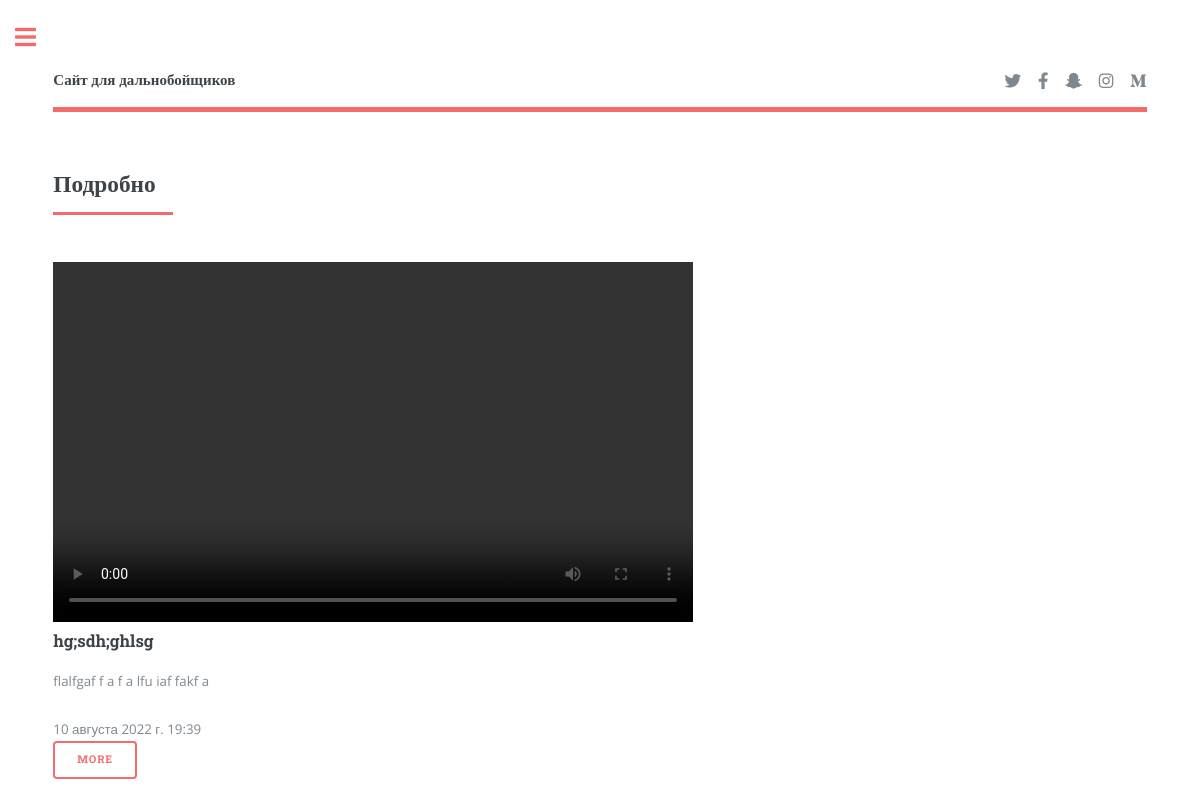
The app's page /5/ with its own data.
### dalnoboy/models.py (models this page shows, shortened)
class Video(models.Model):
    title = models.CharField(max_length=70, verbose_name='Название')
    description = models.TextField(verbose_name='Описание')
    image = models.ImageField(upload_to='images', verbose_name='Изображение')
    file=models.FileField(
        upload_to='video',
        validators=[FileExtensionValidator(allowed_extensions=['mp4'])],
        verbose_name='Видео'
    )
    create_at=models.DateTimeField(auto_now_add=True)

### dalnoboy/views.py (the view)
# urls.py: path('<int:pk>/', views.get_video, name='video'),
def get_video(request, pk: int):
    _video = get_object_or_404(Video, id=pk)
    return render(request, "video.html", {"video": _video,
                                         'str': Stranic.objects.filter(id=2),})

### dalnoboy/templates/video.html (shortened to what this page needs)
{% extends 'main.html' %}
{% load static %}
{% block content %}
<section>
    <header class="major">
        <h2>Подробно</h2>
    </header>
    <div class="posts">
        <article>
            <video id="my-video" class="video-js" controls preload="auto" width="640" height="360"
                   style="" data-setup="{}">
                <source src="{% url 'stream' video.id %}" type="video/mp4"/>
                <source src="{% url 'stream' video.id %}" type="video/webm"/>
            </video>
            <h3>{{ video.title }}</h3>
            <p>{{ video.description|slice:":100" }}</p>
            <span >{{ video.create_at }}</span>
            <ul class="actions">
                <li><a href="#" class="button">More</a></li>
            </ul>
        </article>
    </div>
</section>
{% endblock %}

### records on screen
Video: title "hg;sdh;ghlsg", description "flalfgaf f a f a lfu iaf fakf a", create_at "10 августа 2022 г. 19:39"
